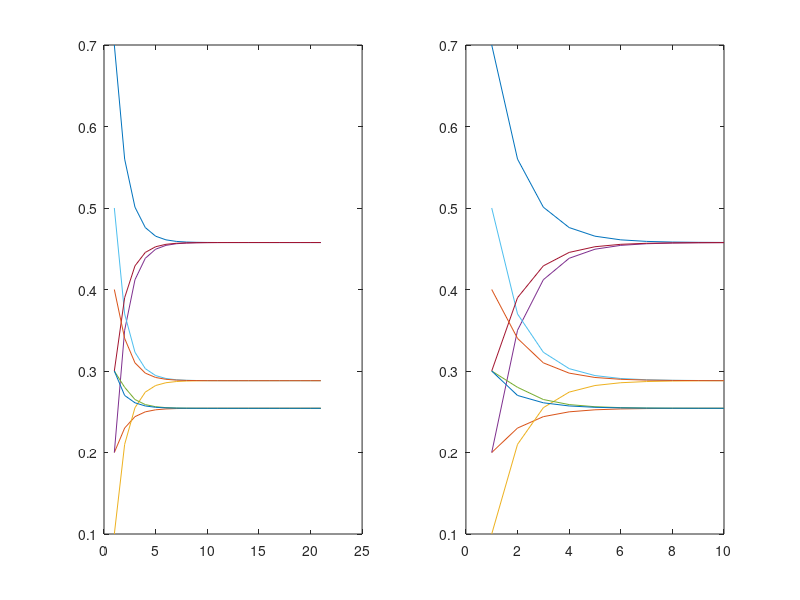

The MATLAB source for this figure:
clear, clc

% Alinea a
T = [0.7 0.2 0.1
     0.2 0.3 0.5
     0.3 0.3 0.4]';
 
% Alinea b
X0 = [1 0 0]';
X2 = T * T * X0;
fprintf('Probabilidade de chuva no dia 2: %f\n', X2(2));

% Alinea c
Ttotal = T(:);
helper = T;
for i = 1:20
    helper = helper * T;
    Ttotal = [Ttotal helper(:)];
end

subplot(1, 2, 1);
plot(Ttotal');

% Alinea d
Ttotal = T(:);
helper = T;
diff = 1;
while diff > 10^-4
    last = helper;
    helper = helper * T;
    diff = max(abs(helper - last));
    Ttotal = [Ttotal helper(:)];
end

subplot(1, 2, 2);
plot(Ttotal');